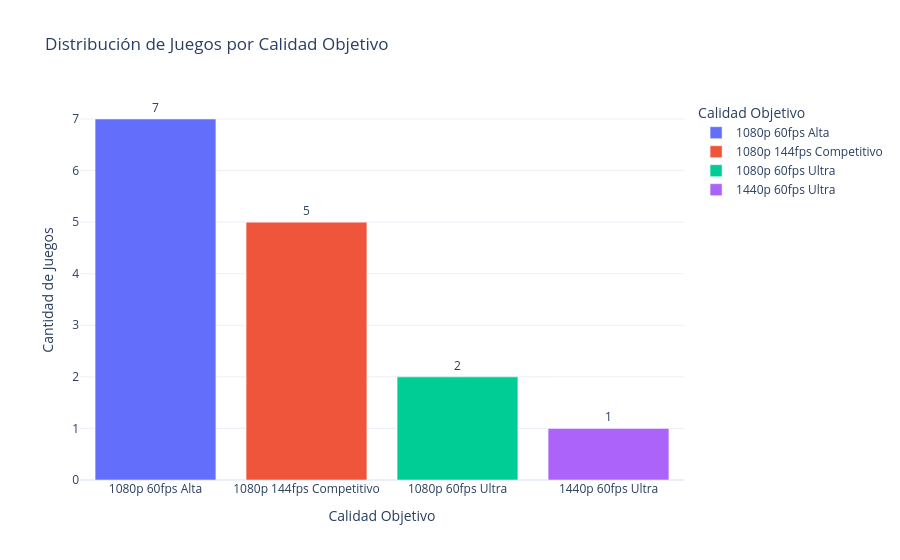

Write notebook code for a chart like this one.
### Markdown cell above
---
## 4. Análisis 1 — ¿Qué exige el mercado de juegos?
Analizamos los requisitos de los 15 juegos más populares agrupados por calidad objetivo.

### Code cell
# Conteo de juegos por target_performance
conteo_target = df_games['target_performance'].value_counts().reset_index()
conteo_target.columns = ['Calidad Objetivo', 'Cantidad de Juegos']

fig = px.bar(
    conteo_target,
    x='Calidad Objetivo', y='Cantidad de Juegos',
    color='Calidad Objetivo',
    title='Distribución de Juegos por Calidad Objetivo',
    template='plotly_white',
    text='Cantidad de Juegos'
)
fig.update_traces(textposition='outside')
fig.show()

### Figure 1 — Plotly figure (JSON) as saved in the notebook; plotly's stock layout.template omitted (floating-point values rounded to 4 significant figures)
{"data": [{"hovertemplate": "Calidad Objetivo=%{x}<br>Cantidad de Juegos=%{text}<extra></extra>", "legendgroup": "1080p 60fps Alta", "marker": {"color": "#636efa", "pattern": {"shape": ""}}, "name": "1080p 60fps Alta", "orientation": "v", "showlegend": true, "text": [7.0], "textposition": "outside", "type": "bar", "x": ["1080p 60fps Alta"], "xaxis": "x", "y": [7], "yaxis": "y"}, {"hovertemplate": "Calidad Objetivo=%{x}<br>Cantidad de Juegos=%{text}<extra></extra>", "legendgroup": "1080p 144fps Competitivo", "marker": {"color": "#EF553B", "pattern": {"shape": ""}}, "name": "1080p 144fps Competitivo", "orientation": "v", "showlegend": true, "text": [5.0], "textposition": "outside", "type": "bar", "x": ["1080p 144fps Competitivo"], "xaxis": "x", "y": [5], "yaxis": "y"}, {"hovertemplate": "Calidad Objetivo=%{x}<br>Cantidad de Juegos=%{text}<extra></extra>", "legendgroup": "1080p 60fps Ultra", "marker": {"color": "#00cc96", "pattern": {"shape": ""}}, "name": "1080p 60fps Ultra", "orientation": "v", "showlegend": true, "text": [2.0], "textposition": "outside", "type": "bar", "x": ["1080p 60fps Ultra"], "xaxis": "x", "y": [2], "yaxis": "y"}, {"hovertemplate": "Calidad Objetivo=%{x}<br>Cantidad de Juegos=%{text}<extra></extra>", "legendgroup": "1440p 60fps Ultra", "marker": {"color": "#ab63fa", "pattern": {"shape": ""}}, "name": "1440p 60fps Ultra", "orientation": "v", "showlegend": true, "text": [1.0], "textposition": "outside", "type": "bar", "x": ["1440p 60fps Ultra"], "xaxis": "x", "y": [1], "yaxis": "y"}], "layout": {"barmode": "relative", "legend": {"title": {"text": "Calidad Objetivo"}, "tracegroupgap": 0}, "title": {"text": "Distribución de Juegos por Calidad Objetivo"}, "xaxis": {"anchor": "y", "categoryarray": ["1080p 60fps Alta", "1080p 144fps Competitivo", "1080p 60fps Ultra", "1440p 60fps Ultra"], "categoryorder": "array", "domain": [0, 1], "title": {"text": "Calidad Objetivo"}}, "yaxis": {"anchor": "x", "domain": [0, 1], "title": {"text": "Cantidad de Juegos"}}}}
